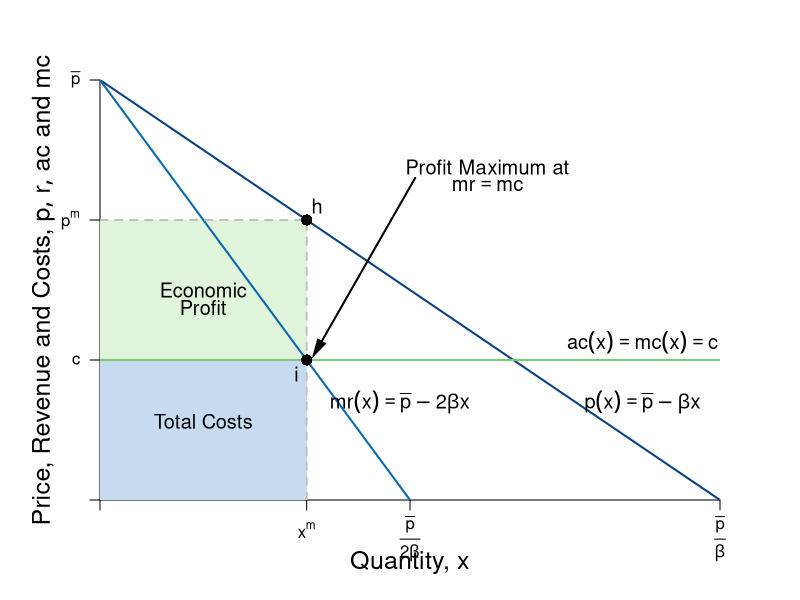

This figure's R source:
#Graph Designer: Simon Halliday + Scott Cohn
#Authors: Bowles and Halliday
#Title: Coordination, Conflict and Competition: A Text in Microeconomics

require(shape)
pdf(file = "competitionmarkets/monopolist_profit.pdf", width = 9, height = 7)

#Set parameters for graphics
axislabelsize <- 1.5
labelsize <- 1.2
graphlinewidth <- 2
segmentlinewidth <- 1.8

COL <- c("#7fc97f", "#beaed4", "#fdc086", "#ffff99", "#386cb0", "#f0027f", "#bf5b17", "#666666")
COLA <- c("#e0f3db", "#99d8c9","#66c2a4","#41ae76", "#238b45", "#005824")
COLB <- c("#c6dbef", "#4eb3d3", "#2b8cbe", "#0868ac","#084081")

#Edited the margins to cater for the larger LHS labels
par(mar =  c(5, 5, 4, 4))

AvgRevenue <- function(x, rmax = 12, xmax = 12){
  rmax - (rmax/xmax)*x
}
  
MRevenue <- function(x, rmax = 12, xmax = 12){
  rmax - 2*(rmax/xmax)*x
}

AvgCost <- function(x, c0 = 2, c1 = 4){
  c0/x + c1
}

xlims <- c(0, 12)
ylims <- c(0, 12)

npts <- 501 
x <- seq(xlims[1], xlims[2], length.out = npts)
y <- seq(ylims[1], ylims[2], length.out = npts) 
a <- c(13, 16.75, 19.25)

plot(0, 0, xlim = xlims, ylim = ylims, type = "n",
     xlab = expression(paste("")),
     ylab = expression(paste("")), 
     xaxt = "n", 
     yaxt = "n", 
     cex.lab = axislabelsize, 
     bty = "n",
     xaxs="i", 
     yaxs="i")

# ticksy <- seq(from = ylims[1], to = ylims[2], by = 1)
# ylabels <- seq(from = ylims[1], to = ylims[2], by = 1)
# ticksx <- seq(from = xlims[1], to = xlims[2], by = 1)
# xlabels <- seq(from = xlims[1], to = xlims[2], by = 1)
ticksy <- c(0, 4, AvgRevenue(x = 4), ylims[2])
ylabels <- c(NA, expression(paste(c)), expression(paste(p^{m})), expression(paste(bar(p))))
ticksx <- c(0, 4, 6, xlims[2])
xlabels <- c(NA, expression(paste(x^{m})), expression(paste(frac(bar(p),2*beta))), expression(paste(frac(bar(p),beta))))

axis(1, at = ticksx, pos = 0, labels = FALSE)
text(x = c(0, 4, 6, xlims[2]), par("usr")[3] - 0.4, labels = xlabels, srt = 0, pos = 1, xpd = TRUE)
axis(2, at = ticksy, pos = 0, labels = ylabels, las = 1)

npts <- 500 
xx1 <- seq(xlims[1], xlims[2], length.out = npts)
xx3 <- seq(2, 6, length.out = npts)

#Draw the polygon for profit
xpoly1 <- c(0, 4, 4, 0, 0)
ypoly1 <- c(4, 4, AvgRevenue(x = 4), AvgRevenue(x = 4), 4)
polygon(x = xpoly1, y = ypoly1, col=COLA[1], density=NULL, border = NA)

#Draw the polygon for costs
xpoly2 <- c(0, 4, 4, 0, 0)
ypoly2 <- c(0, 0, 4, 4, 4)
polygon(x = xpoly2, y = ypoly2, col=COLB[1], density=NULL, border = NA)

#lines(xx1, bcA(xx1, w = 10, p = 1.5), col = COLB[3], lwd = graphlinewidth)
lines(xx1, AvgRevenue(xx1, rmax = 12, xmax = 12), col = COLB[5], lwd = graphlinewidth)
lines(xx1, MRevenue(xx1, rmax = 12, xmax = 12), col = COLB[4], lwd = graphlinewidth)
#lines(xx1, AvgCost(xx1, c0 = 2, c1 = 4), col = COLA[5], lwd = graphlinewidth)

#Label the axes
text(0.5*(xlims[2]), -1.8, expression(paste("Quantity, ", x)), xpd = TRUE, cex = axislabelsize) 
#mtext(expression(paste("Quantity of output, ", x)), side=1, line = 2.5, cex = axislabelsize)
text(-1.1, 0.5*ylims[2], expression(paste("Price, Revenue and Costs, ", list(p, r, ac), " and ", mc)), xpd = TRUE, cex = axislabelsize, srt = 90) 

#Label curves
text(10.5, 4.5, expression(paste(ac(x) == mc(x),phantom() == c)), cex = labelsize)
text(10.5, 2.8, expression(paste(p(x) == bar(p) - beta*x)), cex = labelsize)
text(5.8, 2.8, expression(paste(mr(x) == bar(p) - 2*beta*x)), cex = labelsize)

#Labels cost and profit areas
text(2, 0.5*AvgCost(x = 4), expression("Total Costs"), cex = labelsize)
text(2, 6, expression("Economic"), cex = labelsize)
text(2, 5.5, expression("Profit"), cex = labelsize)

#Draw segments for total costs
segments(0, AvgRevenue(x = 4), 4, AvgRevenue(x = 4), lty = 2, col = "gray" , lwd = segmentlinewidth)
segments(4, 0, 4, AvgRevenue(x = 4), lty = 2, col = "gray" , lwd = segmentlinewidth)
segments(0, 4, xlims[2], 4, lty = 1, col = COL[1] , lwd = graphlinewidth)

#Label Points for comparison
points(4, MRevenue(x = 4), pch = 16, col = "black", cex = 1.5)
text(3.8, MRevenue(x = 4) - 0.4, expression(i), cex = labelsize)


points(4, AvgRevenue(x = 4), pch = 16, col = "black", cex = 1.5)
text(4.2, AvgRevenue(x = 4) + 0.4, expression(h), cex = labelsize)


#Arrow to mr = mc
text(7.5, 9.5, expression(paste("Profit Maximum at")), cex = labelsize)
text(7.5, 9, expression(paste(mr == mc)), cex = labelsize)
Arrows(6.1, 9.2, 4.2, 4.3, col = "black", lty = 1, lwd = 2, arr.type = "triangle", arr.lwd = 0.5)



dev.off()
